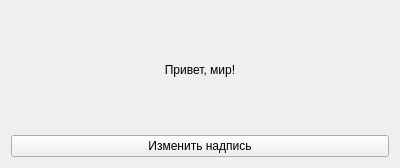
<?xml version="1.0" encoding="UTF-8"?>
<ui version="4.0">
 <class>Widget</class>
 <widget class="QWidget" name="Widget">
  <property name="geometry">
   <rect>
    <x>0</x>
    <y>0</y>
    <width>400</width>
    <height>168</height>
   </rect>
  </property>
  <property name="windowTitle">
   <string>Form</string>
  </property>
  <layout class="QVBoxLayout" name="verticalLayout">
   <item>
    <widget class="QLabel" name="label">
     <property name="text">
      <string>Привет, мир!</string>
     </property>
     <property name="alignment">
      <set>Qt::AlignCenter</set>
     </property>
    </widget>
   </item>
   <item>
    <widget class="QPushButton" name="btn1">
     <property name="text">
      <string>Изменить надпись</string>
     </property>
    </widget>
   </item>
  </layout>
 </widget>
 <resources/>
 <connections/>
</ui>
